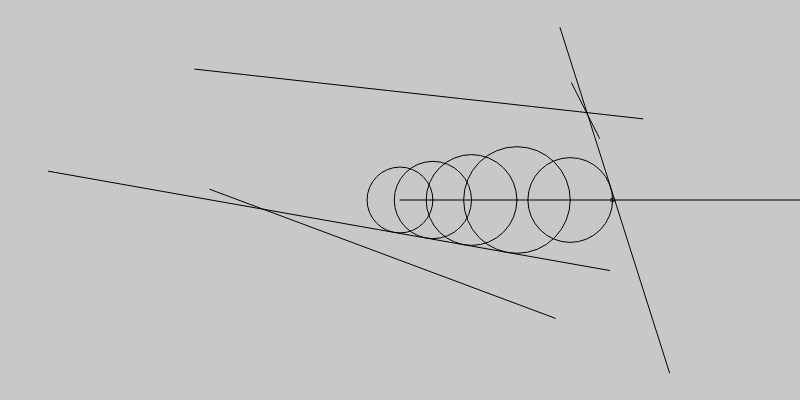
Frame 1 (no input)
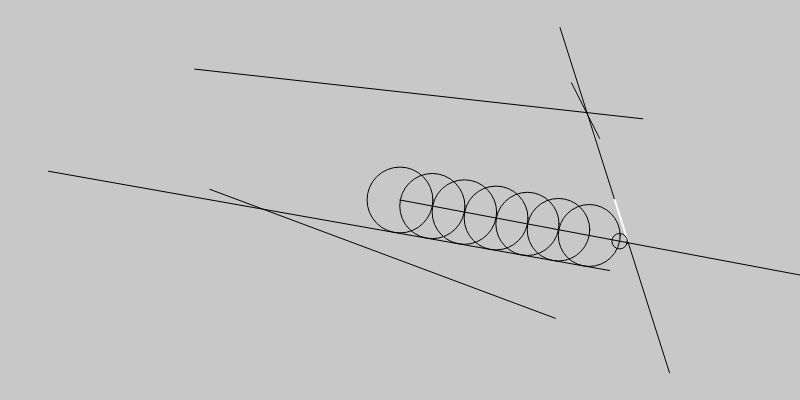
Frame 60 (no input)
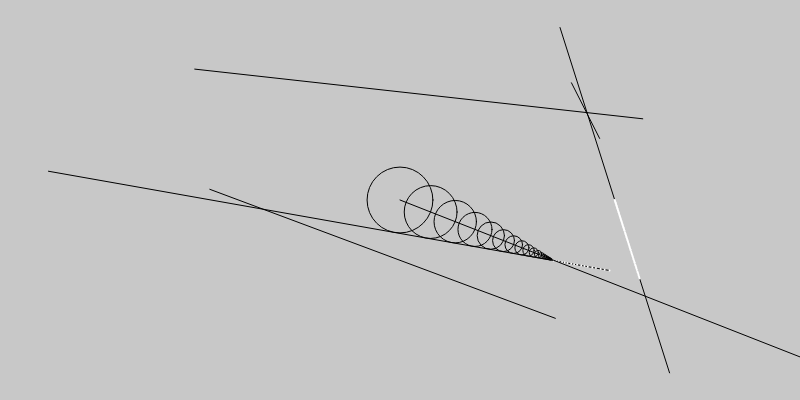
Frame 120 (the mouse pressed at the canvas centre since frame 60)

The p5.js sketch that drew these frames (run headless with seeded random() and noise() and a simulated clock; from frame 60 on, the mouse is pressed at the canvas centre):

// p5.js sketch
// ── sketch.js
let startPos;
let barriers;
let points;
let angle;
let speedSlider;

function setup() {
    createCanvas(800, 400);
    startPos = createVector(width/2, height/2);
    barriers = [];
    points = [];
    angle = 0;
    for (let i = 0; i < 5; i++) {
        barriers.push(new Barrier(createVector(random(0, width), random(0, height)), createVector(random(0, width), random(0, height))));
    }
    speedSlider = createSlider(500, 5000, 2000);
    speedSlider.position(10, height + 20);
}

function draw() {
    background(200);
    for (barrier of barriers) {
        barrier.show();
    }
    for (p of points) {
        push();
        stroke(255);
        strokeWeight(2);
        point(p.x, p.y);
        pop();
    }
    // line(startPos.x, startPos.y, mouseX, mouseY);
    // const mouse = createVector(mouseX, mouseY);
    // const vector = lineVector(startPos, mouse);
    let dir = p5.Vector.fromAngle(angle);
    rayMarch(startPos.copy(), dir);
    angle += TWO_PI / speedSlider.value();
}

function rayMarch(start, dir) {
    let record;
    let closest;
    const limit = max(width, height);
    const end = p5.Vector.add(start, dir.setMag(limit));
    line(start.x, start.y, end.x, end.y);
    do {
        const closestResult = closestBarrierPoint(start);
        closest = closestResult[0];
        record = closestResult[1];
        push();
        noFill();
        circle(start.x, start.y, 2 * record);
        pop();
        start.add(dir.setMag(record));
    } while (record < limit && record > 1);
    if (record <= 1) {
        points.push(closest);
        if (points > 1000) {
            points.splice(0, 1);
        }
    }
}

function closestBarrierPoint(pos) {
    let closest;
    let record = Infinity;
    for (barrier of barriers) {
        let point = closestPoint(pos, barrier);
        let dist = p5.Vector.dist(pos, point);
        if (dist < record) {
            record = dist;
            closest = point;
        }
    }
    return [closest, record];
}

function closestPoint(pos, barrier) {
    const vector = lineVector(barrier.v1, barrier.v2);
    const a = vector.y;
    const b = -vector.x;
    const c = lineIntercept(barrier.v1, barrier.v2);
    x = (b * (b * pos.x - a * pos.y) - a * c) / (sq(a) + sq(b));
    y = (a * (a * pos.y - b * pos.x) - b * c) / (sq(a) + sq(b));
    let x1Smallest = barrier.v1.x < barrier.v2.x;
    let y1Smallest = barrier.v1.y < barrier.v2.y;
    x = constrain(x, x1Smallest ? barrier.v1.x : barrier.v2.x, !x1Smallest ? barrier.v1.x : barrier.v2.x);
    y = constrain(y, y1Smallest ? barrier.v1.y : barrier.v2.y, !y1Smallest ? barrier.v1.y : barrier.v2.y);
    return createVector(x, y);
}

function lineVector(v1, v2) {
    return p5.Vector.sub(v2, v1);
}

function lineIntercept(v1, v2) {
    return barrier.v2.x * barrier.v1.y - barrier.v2.y * barrier.v1.x;
}

// ── barrier.js
class Barrier {
  constructor(v1, v2) {
    this.v1 = v1;
    this.v2 = v2;
  }

  show() {
    push();
    // strokeWeight(5);
    line(this.v1.x, this.v1.y, this.v2.x, this.v2.y);
    pop();
  }
}
